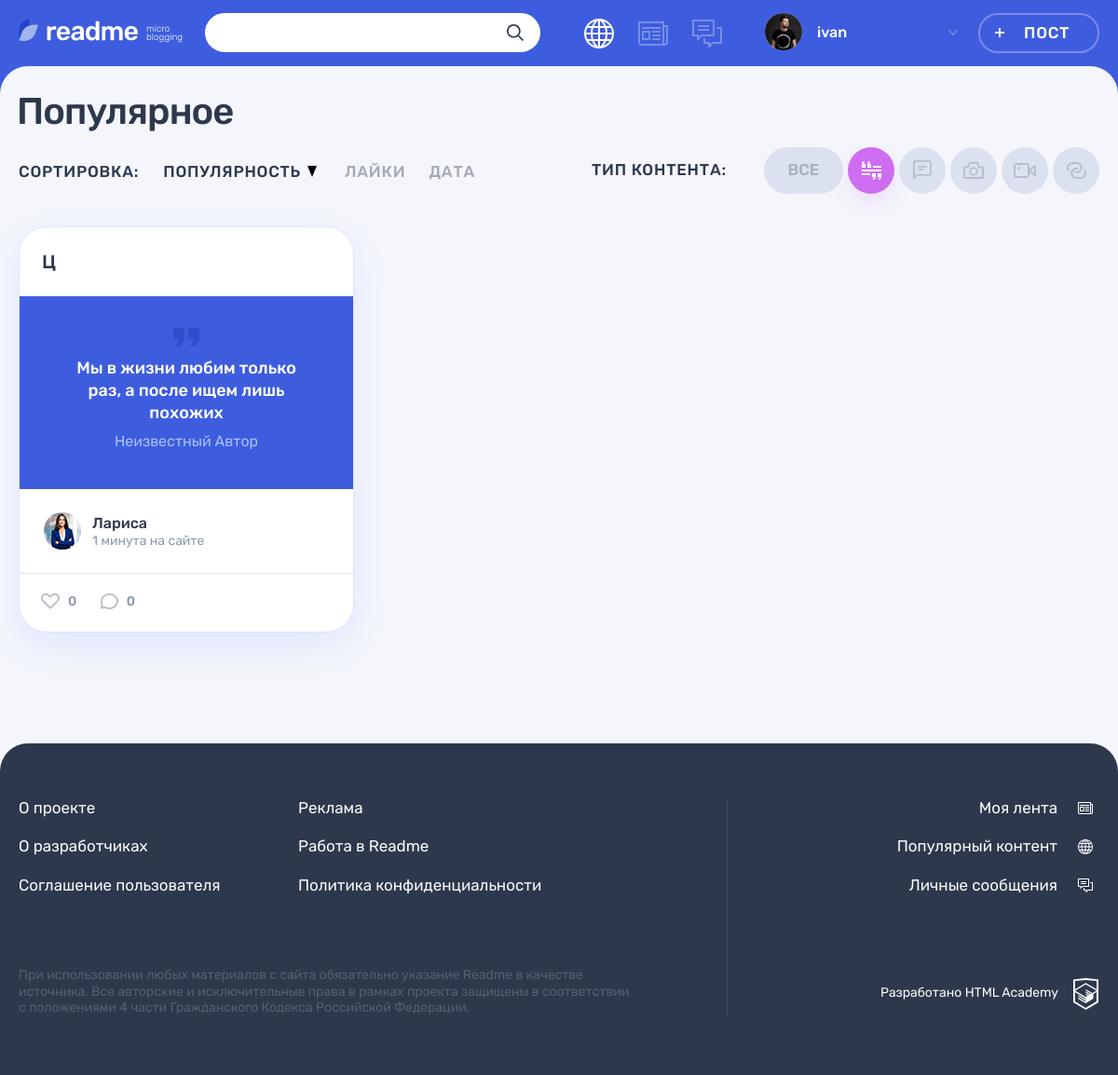
Page /index.php?id=1 on the earlier database version.
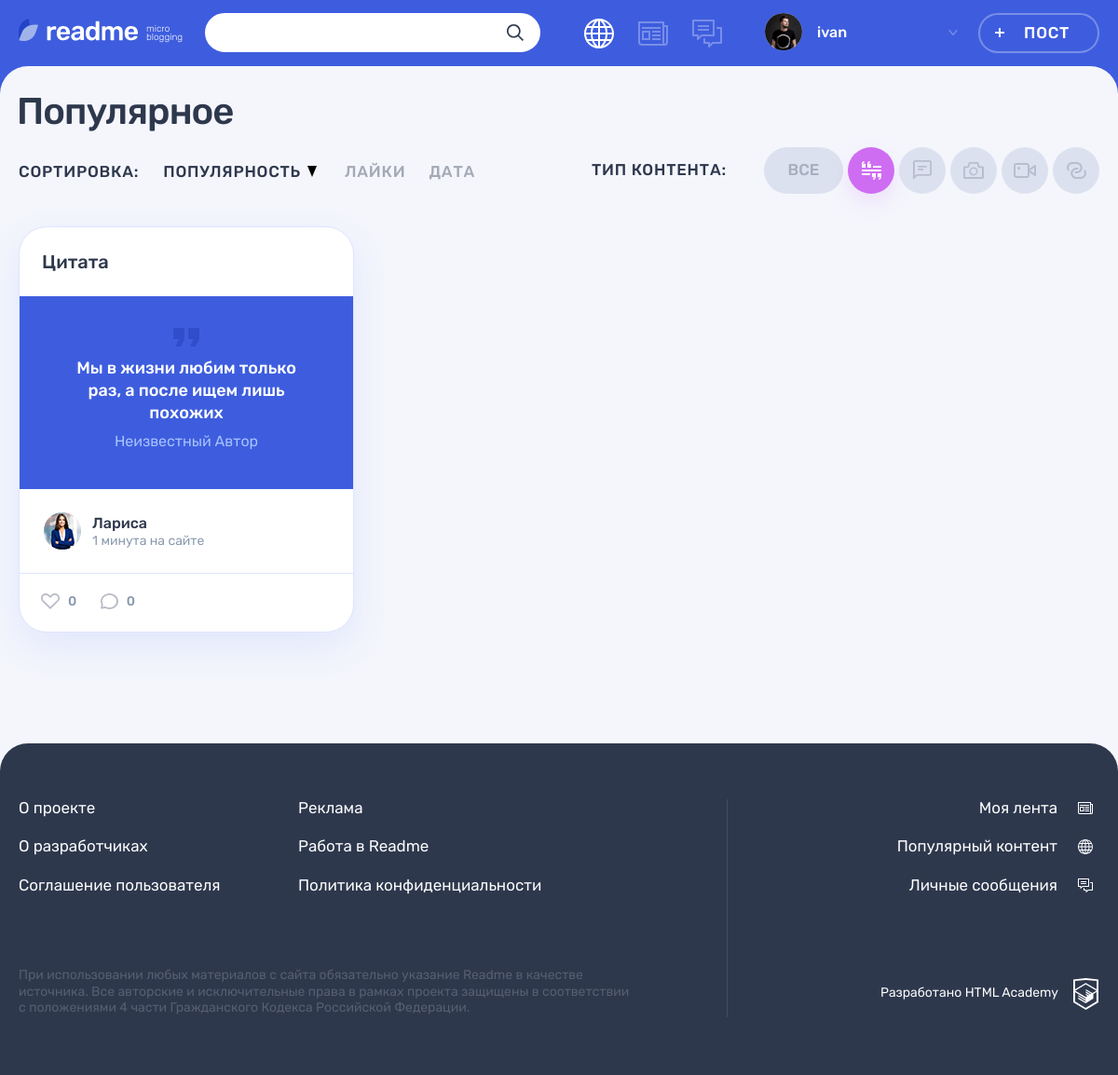
Same page on the later database version.
### tables this page shows
CREATE TABLE IF NOT EXISTS content_types (
  id INT AUTO_INCREMENT PRIMARY KEY,
  title VARCHAR(128),
  class_name VARCHAR(128)
);

CREATE TABLE IF NOT EXISTS posts (
  id INT AUTO_INCREMENT PRIMARY KEY,
  create_date TIMESTAMP DEFAULT CURRENT_TIMESTAMP,
  heading VARCHAR(256) NOT NULL,
  paragraph TEXT,
  author VARCHAR(128),
  image_post TEXT,
  video TEXT,
  link TEXT,
  count_views INT,
  post_author_ID INT NOT NULL,
  content_type_ID INT NOT NULL,
  FOREIGN KEY (post_author_ID) REFERENCES users(id),
  FOREIGN KEY (content_type_ID) REFERENCES content_types(id)
);

CREATE TABLE IF NOT EXISTS users (
  id INT AUTO_INCREMENT PRIMARY KEY,
  date_registration TIMESTAMP DEFAULT CURRENT_TIMESTAMP,
  email VARCHAR(128) UNIQUE NOT NULL,
  login_user VARCHAR(128) UNIQUE NOT NULL,
  password_user VARCHAR(255) NOT NULL,
  avatar TEXT
);

### helpers.php (called while the page is built, shortened)
<?php
function get_noun_plural_form(int $number, string $one, string $two, string $many): string
{
    $number = (int)$number;
    $mod10 = $number % 10;
    $mod100 = $number % 100;
    switch (true) {
        case ($mod10 === 1):
            return $one;
    }
}
function include_template($name, array $data = [])
{
    $name = 'templates/' . $name;
    extract($data);
    require $name;
    $result = ob_get_clean();
    return $result;
}
function generate_random_date($index)
{
    $deltas = [['minutes' => 59], ['hours' => 23], ['days' => 6], ['weeks' => 4], ['months' => 11]];
    $dcnt = count($deltas);
    $delta = $deltas[$index];
    $timeval = rand(1, current($delta));
    $timename = key($delta);
    $ts = strtotime("$timeval $timename ago");
    $dt = date('Y-m-d H:i:s', $ts);
    return $dt;
}

### functions/functions_db.php (called while the page is built, shortened)
<?php
function db_request($link, $sql)
{
    return mysqli_fetch_all(mysqli_query($link, $sql), MYSQLI_ASSOC);
};

### functions/functions.php (called while the page is built, shortened)
<?php
function relative_date($post_date, $user = true)
{
    $last = ' назад';
    if ($user) {
        $last = ' на сайте';
    }
    $past = strtotime($post_date);
    $present = time();
    $diff = $present - $past;
    $result = null;
    if (floor($diff / 60) < 60) {
        $result = floor($diff / 60) . ' ' .
            get_noun_plural_form(
                floor($diff / 60),
                'минута',
                'минуты',
                'минут'
            ) .
            $last;
    }
    return $result;
};

### templates/main.php (the view, shortened to what this page needs)
<div class="container">
  <h1 class="page__title page__title--popular">Популярное</h1>
</div>
<div class="popular container">
  <div class="popular__filters-wrapper">
    <div class="popular__sorting sorting">
      <b class="popular__sorting-caption sorting__caption">Сортировка:</b>
      <ul class="popular__sorting-list sorting__list">
        <li class="sorting__item sorting__item--popular">
          <a class="sorting__link sorting__link--active" href="#">
            <span>Популярность</span>
            <svg class="sorting__icon" width="10" height="12">
              <use xlink:href="#icon-sort"></use>
            </svg>
          </a>
        </li>
        <li class="sorting__item">
          <a class="sorting__link" href="#">
            <span>Лайки</span>
          </a>
        </li>
        <li class="sorting__item">
          <a class="sorting__link" href="#">
            <span>Дата</span>
          </a>
        </li>
      </ul>
    </div>
    <div class="popular__filters filters">
      <b class="popular__filters-caption filters__caption">Тип контента:</b>
      <ul class="popular__filters-list filters__list">
        <li class="popular__filters-item popular__filters-item--all filters__item filters__item--all">
          <a class="filters__button filters__button--ellipse filters__button--all <?= $category_id === 0 ? 'filters__button--active' : ''; ?>" href="index.php">
            <span>Все</span>
          </a>
        </li>
        <?php foreach ($types as $key => $val) : ?>
          <li class="popular__filters-item filters__item">
            <a class="filters__button filters__button-<?= mb_stristr($val['class_name'], '-'); ?> <?= $category_id === intval($val['id']) ? 'filters__button--active' : ''; ?> button" href="index.php?id=<?= $val['id']; ?>">
              <svg class="filters__icon" width="<?= $val['icon_width']; ?>" height="<?= $val['icon_height']; ?>">
                <use xlink:href="#icon-filter<?= mb_stristr($val['class_name'], '-'); ?>"></use>
              </svg>
            </a>
          </li>
        <?php endforeach; ?>
      </ul>
    </div>
  </div>
  <div class="popular__posts">
    <?php foreach ($posts as $key => $val) : ?>
      <article class="popular__post post <?= $val['type']; ?>">
        <header class="post__header">
          <h2>
            <a href="post.php?id=<?= intval($val['id']) ?>"><?= htmlspecialchars($val['heading']); ?></a>
          </h2>
        </header>
        <div class="post__main">
          <?php if ($val['type'] === 'post-quote') : ?>
            <blockquote>
              <p>
                <?= htmlspecialchars($val['paragraph']); ?>
              </p>
              <cite>Неизвестный Автор</cite>
            </blockquote>
          <?php endif; ?>
        </div>
        <footer class="post__footer">
          <div class="post__author">
            <a class="post__author-link" href="#" title="Автор">
              <div class="post__avatar-wrapper">
                <img class="post__author-avatar" src="img/<?= $val['avatar']; ?>" alt="Аватар пользователя">
              </div>
              <div class="post__info">
                <b class="post__author-name"><?= htmlspecialchars($val['user_name']); ?></b>
                <time class="post__time" datetime="<?= $post_time = generate_random_date($key); ?>" title="<?= $fomatted_post_time = date("d.m.Y H.i", strtotime($post_time)); ?>"><?= relative_date($post_time); ?></time>
              </div>
            </a>
          </div>
          <div class="post__indicators">
            <div class="post__buttons">
              <a class="post__indicator post__indicator--likes button" href="#" title="Лайк">
                <svg class="post__indicator-icon" width="20" height="17">
                  <use xlink:href="#icon-heart"></use>
                </svg>
                <span>0</span>
              </a>
              <a class="post__indicator post__indicator--comments button" href="#" title="Комментарии">
                <svg class="post__indicator-icon" width="19" height="17">
                  <use xlink:href="#icon-comment"></use>
                </svg>
                <span>0</span>
              </a>
            </div>
          </div>
        </footer>
      </article>
    <?php endforeach; ?>
  </div>
</div>

### templates/layout.php (shortened to what this page needs)
<!DOCTYPE html>
<html lang="ru">
<head>
  <link rel="stylesheet" href="css/main.css">
</head>
<body class="page">
  <header class="header">
    <div class="header__wrapper container">
      <div class="header__logo-wrapper">
        <a class="header__logo-link" href="main.html">
          <img class="header__logo" src="img/logo.svg" alt="Логотип readme" width="128" height="24">
        </a>
        <p class="header__topic">
          micro blogging
        </p>
      </div>
      <form class="header__search-form form" action="#" method="get">
        <div class="header__search">
          <input class="header__search-input form__input" type="search">
          <button class="header__search-button button" type="submit">
            <svg class="header__search-icon" width="18" height="18">
              <use xlink:href="#icon-search"></use>
            </svg>
          </button>
        </div>
      </form>
      <div class="header__nav-wrapper">
        <?php if ($is_auth === 1): ?>
        <nav class="header__nav">
          <ul class="header__my-nav">
            <li class="header__my-page header__my-page--popular">
              <a class="header__page-link header__page-link--active" title="Популярный контент">
              </a>
            </li>
            <li class="header__my-page header__my-page--feed">
              <a class="header__page-link" href="feed.html" title="Моя лента">
              </a>
            </li>
            <li class="header__my-page header__my-page--messages">
              <a class="header__page-link" href="messages.html" title="Личные сообщения">
              </a>
            </li>
          </ul>
          <ul class="header__user-nav">
            <li class="header__profile">
              <a class="header__profile-link" href="#">
                <div class="header__avatar-wrapper">
                  <img class="header__profile-avatar" src="img/userpic-medium.jpg" alt="Аватар профиля">
                </div>
                <div class="header__profile-name">
                  <span>
                    <?=htmlspecialchars($user_name); ?>
                  </span>
                  <svg class="header__link-arrow" width="10" height="6">
                    <use xlink:href="#icon-arrow-right-ad"></use>
                  </svg>
                </div>
              </a>
            </li>
            <li>
              <a class="header__post-button button button--transparent" href="adding-post.html">Пост</a>
            </li>
          </ul>
        </nav>
        <?php endif; ?>
      </div>
    </div>
  </header>
  <section class="page__main page__main--popular">
    <?php print($content); ?>
  </section>
  <footer class="footer">
    <div class="footer__wrapper">
      <div class="footer__container container">
        <div class="footer__site-info">
          <div class="footer__site-nav">
            <ul class="footer__info-pages">
              <li class="footer__info-page">
                <a class="footer__page-link" href="#">О проекте</a>
              </li>
              <li class="footer__info-page">
                <a class="footer__page-link" href="#">Реклама</a>
              </li>
              <li class="footer__info-page">
                <a class="footer__page-link" href="#">О разработчиках</a>
              </li>
              <li class="footer__info-page">
                <a class="footer__page-link" href="#">Работа в Readme</a>
              </li>
              <li class="footer__info-page">
                <a class="footer__page-link" href="#">Соглашение пользователя</a>
              </li>
              <li class="footer__info-page">
                <a class="footer__page-link" href="#">Политика конфиденциальности</a>
              </li>
            </ul>
          </div>
          <p class="footer__license">
            При использовании любых материалов с сайта обязательно указание Readme в качестве источника. Все авторские и
            исключительные права в рамках проекта защищены в соответствии с положениями 4 части Гражданского Кодекса
            Российской Федерации.
          </p>
        </div>
        <div class="footer__my-info">
          <ul class="footer__my-pages">
            <li class="footer__my-page footer__my-page--feed">
              <a class="footer__page-link" href="feed.html">Моя лента</a>
            </li>
            <li class="footer__my-page footer__my-page--popular">
              <a class="footer__page-link" href="popular.html">Популярный контент</a>
            </li>
            <li class="footer__my-page footer__my-page--messages">
              <a class="footer__page-link" href="messages.html">Личные сообщения</a>
            </li>
          </ul>
          <div class="footer__copyright">
            <a class="footer__copyright-link" href="#">
              <span>Разработано HTML Academy</span>
              <svg class="footer__copyright-logo" width="27" height="34">
                <use xlink:href="#icon-htmlacademy"></use>
              </svg>
            </a>
          </div>
        </div>
      </div>
    </div>
  </footer>
</body>
</html>

### index.php
<?php
require_once('config/settings.php');
$is_auth = rand(0, 1);
$user_name = 'ivan';
$title = 'readme: популярное';
if (!$con) {
    $error = mysqli_connect_error();
    $content = include_template('error.php', [
        'error' => $error
    ]);
} else {
    $sql_types = 'SELECT
        *
        FROM content_types';
    $types = db_request($con, $sql_types);
    $category_id = 0;
    $sql_where = '';
    if (isset($_GET['id'])) {
        $category_id = intval($_GET['id']);
        $sql_where = "WHERE c.id = $category_id";
    }
    $sql_posts = "SELECT
        p.*,
        u.login_user AS user_name,
        u.avatar,
        c.class_name AS type
        FROM posts AS p
        JOIN users AS u ON u.id = p.post_author_ID
        JOIN content_types AS c ON c.id = p.content_type_ID
        ".$sql_where."
        ORDER BY count_views DESC";
    $posts = db_request($con, $sql_posts);
    $content = include_template('main.php', [
        'category_id' => $category_id,
        'types' => $types,
        'posts' => $posts
    ]);
};
$layout = include_template('layout.php', [
    'title' => $title,
    'is_auth' => $is_auth,
    'user_name' => $user_name,
    'content' => $content
]);
echo ($layout);

Differences in the rows shown:
changed posts "Мы в жизни любим только раз, а после ищем лишь похожих": heading "Ц" → "Цитата"
